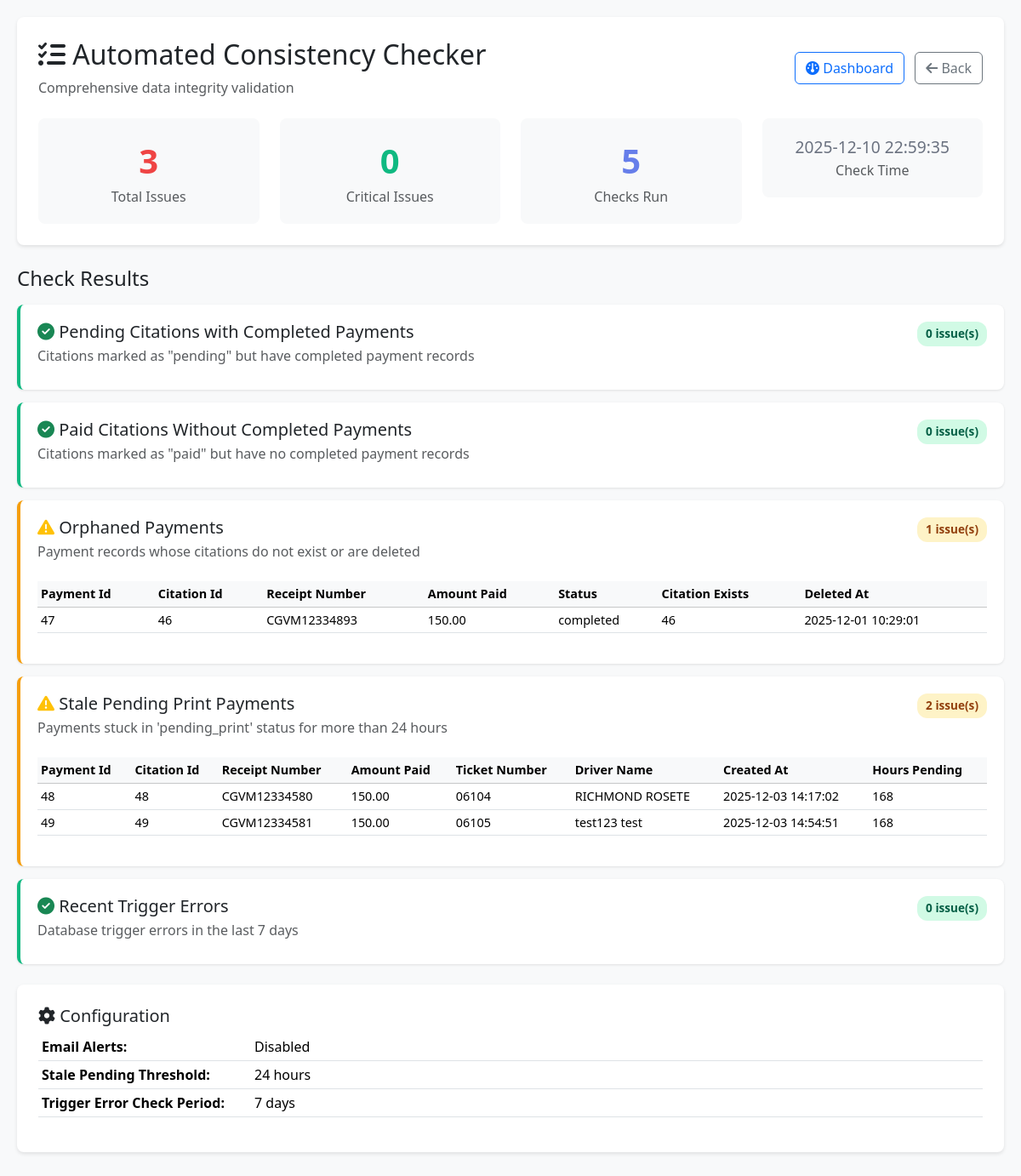
Before: /admin/diagnostics/automated_consistency_checker.php (signed in) with the older database file.
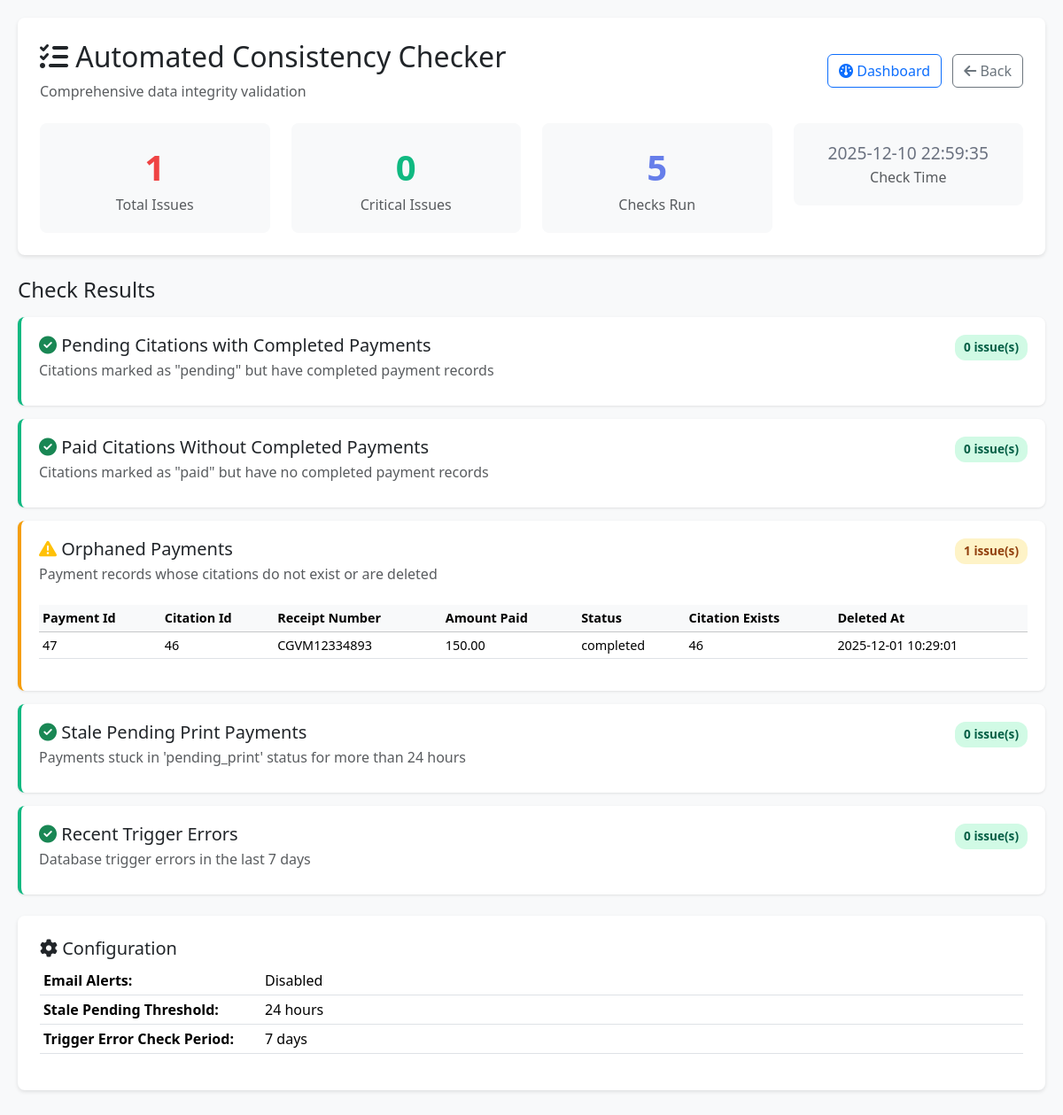
After: the same page with the newer database file.
### tables this page shows
CREATE TABLE `payments` (
  `payment_id` int(11) NOT NULL,
  `citation_id` int(11) NOT NULL,
  `amount_paid` decimal(10,2) NOT NULL,
  `payment_method` enum('cash','check','online','gcash','paymaya','bank_transfer','money_order') NOT NULL DEFAULT 'cash',
  `payment_date` datetime NOT NULL,
  `reference_number` varchar(100) DEFAULT NULL COMMENT 'Check number, transaction ID, etc.',
  `receipt_number` varchar(50) NOT NULL COMMENT 'Official Receipt number',
  `collected_by` int(11) NOT NULL COMMENT 'User ID of cashier/collector',
  `check_number` varchar(50) DEFAULT NULL,
  `check_bank` varchar(100) DEFAULT NULL,
  `check_date` date DEFAULT NULL,
  `notes` text DEFAULT NULL,
  `status` enum('completed','pending','pending_print','failed','refunded','cancelled','voided') DEFAULT 'completed' COMMENT 'Payment status',
  `created_at` datetime DEFAULT current_timestamp(),
  `updated_at` datetime DEFAULT current_timestamp() ON UPDATE current_timestamp()
);

CREATE TABLE `citations` (
  `citation_id` int(11) NOT NULL,
  `ticket_number` varchar(50) NOT NULL,
  `driver_id` int(11) DEFAULT NULL,
  `last_name` varchar(100) NOT NULL,
  `first_name` varchar(100) NOT NULL,
  `middle_initial` varchar(10) DEFAULT NULL,
  `suffix` varchar(20) DEFAULT NULL,
  `date_of_birth` date DEFAULT NULL,
  `age` int(11) DEFAULT NULL,
  `zone` varchar(50) DEFAULT NULL,
  `barangay` varchar(100) NOT NULL,
  `municipality` varchar(100) NOT NULL DEFAULT 'Baggao',
  `province` varchar(100) NOT NULL DEFAULT 'Cagayan',
  `license_number` varchar(50) DEFAULT NULL,
  `license_type` varchar(50) DEFAULT NULL,
  `plate_mv_engine_chassis_no` varchar(100) NOT NULL,
  `vehicle_description` text DEFAULT NULL,
  `apprehension_datetime` datetime NOT NULL,
  `place_of_apprehension` varchar(255) NOT NULL,
  `apprehension_officer` varchar(255) NOT NULL,
  `remarks` text DEFAULT NULL,
  `status` enum('pending','paid','contested','dismissed','void') NOT NULL DEFAULT 'pending',
  `payment_date` datetime DEFAULT NULL,
  `total_fine` decimal(10,2) DEFAULT 0.00,
  `created_at` datetime NOT NULL DEFAULT current_timestamp(),
  `updated_at` datetime DEFAULT NULL ON UPDATE current_timestamp(),
  `created_by` int(11) DEFAULT NULL,
  `deleted_at` datetime DEFAULT NULL COMMENT 'Soft delete timestamp',
  `deleted_by` int(11) DEFAULT NULL COMMENT 'User who deleted the citation',
  `deletion_reason` text DEFAULT NULL COMMENT 'Reason for deletion'
);

### admin/diagnostics/automated_consistency_checker.php (the view, shortened to what the changed rows need)
<?php
$results = [
    'timestamp' => date('Y-m-d H:i:s'),
    'checks' => [],
    'total_issues' => 0,
    'has_critical_issues' => false
];
function addCheckResult($name, $description, $issueCount, $issues, $severity = 'warning') {
    global $results;
    $results['checks'][] = [
        'name' => $name,
        'description' => $description,
        'issue_count' => $issueCount,
        'issues' => $issues,
        'severity' => $severity,
        'status' => $issueCount === 0 ? 'ok' : 'issues_found'
    ];
    $results['total_issues'] += $issueCount;
}
?>
<!DOCTYPE html>
<html lang="en">
<head>
    <link href="https://cdn.jsdelivr.net/npm/bootstrap@5.3.3/dist/css/bootstrap.min.css" rel="stylesheet">
    <link rel="stylesheet" href="https://cdnjs.cloudflare.com/ajax/libs/font-awesome/6.4.2/css/all.min.css">
</head>
<body>
    <div class="checker-container">
        <div class="summary-card">
            <div class="d-flex justify-content-between align-items-center mb-3">
                <div>
                    <h2><i class="fas fa-tasks"></i> Automated Consistency Checker</h2>
                </div>
            </div>
            <div class="row mt-4">
                <div class="col-md-3">
                    <div class="metric-box">
                        <div class="metric-number <?= $results['total_issues'] === 0 ? 'good' : 'bad' ?>">
                            <?= $results['total_issues'] ?>
                        </div>
                        <div class="text-muted">Total Issues</div>
                    </div>
                </div>
            </div>
        </div>
        <?php foreach ($results['checks'] as $check): ?>
            <div class="check-card <?= $check['status'] === 'ok' ? 'ok' : $check['severity'] ?>">
                <div class="d-flex justify-content-between align-items-start">
                    <div class="flex-grow-1">
                        <h5 class="mb-1">
                            <?php if ($check['status'] === 'ok'): ?>
                                <i class="fas fa-check-circle text-success"></i>
                            <?php else: ?>
                                <i class="fas fa-exclamation-triangle text-warning"></i>
                            <?php endif; ?>
                            <?= htmlspecialchars($check['name']) ?>
                        </h5>
                        <p class="text-muted mb-2"><?= htmlspecialchars($check['description']) ?></p>
                    </div>
                    <span class="status-badge status-<?= $check['status'] === 'ok' ? 'ok' : $check['severity'] ?>">
                        <?= $check['issue_count'] ?> issue(s)
                    </span>
                </div>
                <?php if ($check['issue_count'] > 0 && !empty($check['issues'])): ?>
                    <div class="table-responsive">
                        <table class="table table-sm table-hover issue-table">
                            <thead class="table-light">
                                <tr>
                                    <?php
                                    $firstIssue = $check['issues'][0];
                                    foreach (array_keys($firstIssue) as $column) {
                                        echo '<th>' . htmlspecialchars(ucwords(str_replace('_', ' ', $column))) . '</th>';
                                    }
                                    ?>
                                </tr>
                            </thead>
                            <tbody>
                                <?php foreach ($check['issues'] as $issue): ?>
                                    <tr>
                                        <?php foreach ($issue as $value): ?>
                                            <td><?= htmlspecialchars($value ?? 'N/A') ?></td>
                                        <?php endforeach; ?>
                                    </tr>
                                <?php endforeach; ?>
                            </tbody>
                        </table>
                    </div>
                <?php endif; ?>
            </div>
        <?php endforeach; ?>
        <div class="summary-card mt-4">
            <table class="table table-sm">
                <tr>
                    <th width="250">Email Alerts:</th>
                </tr>
                <tr>
                    <th>Stale Pending Threshold:</th>
                </tr>
                <tr>
                    <th>Trigger Error Check Period:</th>
                </tr>
            </table>
        </div>
    </div>
</body>
</html>

Changed rows visible on the page:
removed payments: value "48", receipt_number "CGVM12334580", amount_paid "150.00", citation.ticket_number "06104", value "RICHMOND ROSETE", created_at "2025-12-03 14:17:02", value "168", shown under "Stale Pending Print Payments"
no longer on this page (row edited): payments: value "49", receipt_number "CGVM12334581", amount_paid "150.00", citation.ticket_number "06105", value "test123 test", created_at "2025-12-03 14:54:51", value "168", shown under "Stale Pending Print Payments"
Other visible differences:
$results['total_issues']: "3" → "1"
new list line: "Stale Pending Print Payments Payments stuck in 'pending_print' status for more than 24 hours 0 issue(s)"
list line gone: "Stale Pending Print Payments Payments stuck in 'pending_print' status for more than 24 hours 2 issue(s) Payment Id Citation Id Receipt Number Amount Paid Ticket Number Driver Name Created At Hours Pending"
